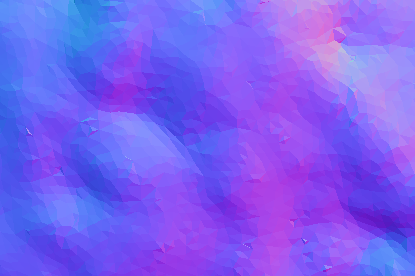
%> input picture 3A/PI/tp6/donnees_TP6/Images/biface_zoom/normales.png, 415 x 276 px
$ octave exercice_2.m   (GNU Octave 9; MATLAB toolbox functions it lacks are replaced by stand-ins)
%> lines starting %> are read from the running program, lines starting %| are printed output that depends on the picture
clear;
close all;
taille_ecran = get(0,'ScreenSize');
L = taille_ecran(3);
H = taille_ecran(4);

load eclairages_avec_mire;
%load eclairages_sans_mire;

figure('Name','Ré-estimation des normales par PS calibrée','Position',[0.2*L,0,0.8*L,H]);

% Lecture des normales du zoom du biface (representees sous forme d'image RGB) :
normales_MVS_RGB = imread('Images/biface_zoom/normales.png');
%> normales_MVS_RGB is the input picture: size 276x415x3 uint8; mean R, G, B 123.4, 94.5, 242.2
[nb_lignes,nb_colonnes,nb_canaux] = size(normales_MVS_RGB);
%> nb_lignes = 276; nb_colonnes = 415; nb_canaux = 3

% Affichage des normales obtenues par MVS :
subplot(1,2,1);
imshow(normales_MVS_RGB);
title('Normales obtenues par MVS','FontSize',20);
drawnow;

% Lecture des 105 images du zoom du biface :
images = [];
for i = 0:104
	nom_fichier = sprintf('Images/biface_zoom/%03d.png',i);
	image = double(imread(nom_fichier))/255;
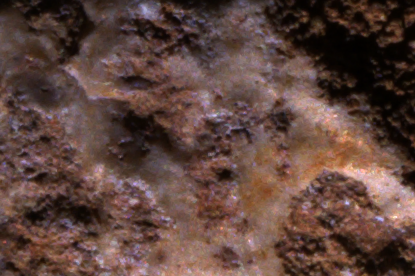
%> input picture 3A/PI/tp6/donnees_TP6/Images/biface_zoom/000.png, 415 x 276 px
	image = rgb2gray(image);
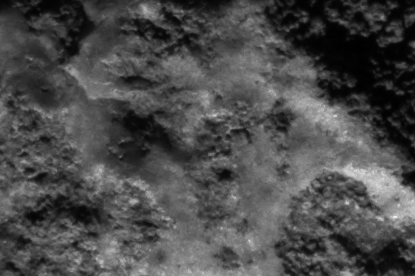
%> image: size 276x415 double; min 0.00117, max 0.942, mean 0.295
	image_1D = image(:);
	images = cat(2,images,image_1D);
end
%> pass 2 of the loop `for i = 0:104`:
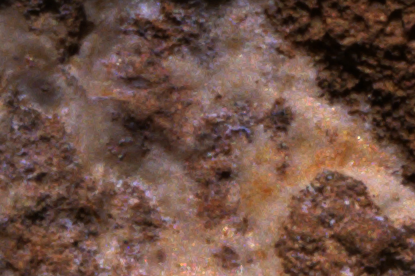
%> input picture 3A/PI/tp6/donnees_TP6/Images/biface_zoom/001.png, 415 x 276 px
%> `image = rgb2gray(image);`:
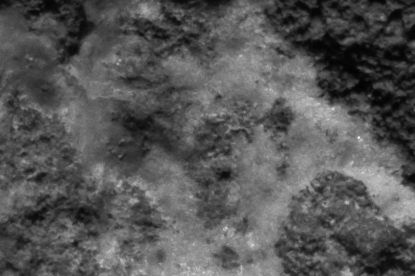
%> image: size 276x415 double; min 0.0121, max 0.916, mean 0.339
%> pass 3 of the loop `for i = 0:104`:
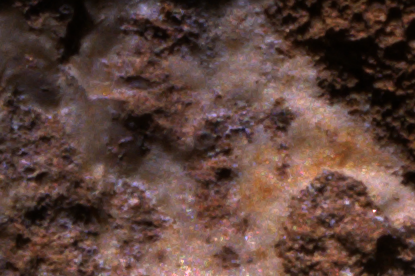
%> input picture 3A/PI/tp6/donnees_TP6/Images/biface_zoom/002.png, 415 x 276 px
%> `image = rgb2gray(image);`:
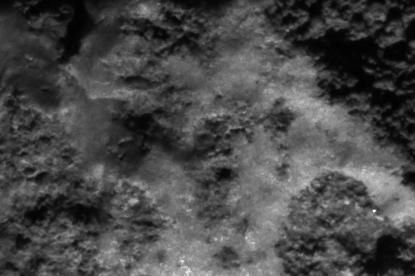
%> image: size 276x415 double; min 0.00582, max 0.997, mean 0.286
%> (the run ends here)
